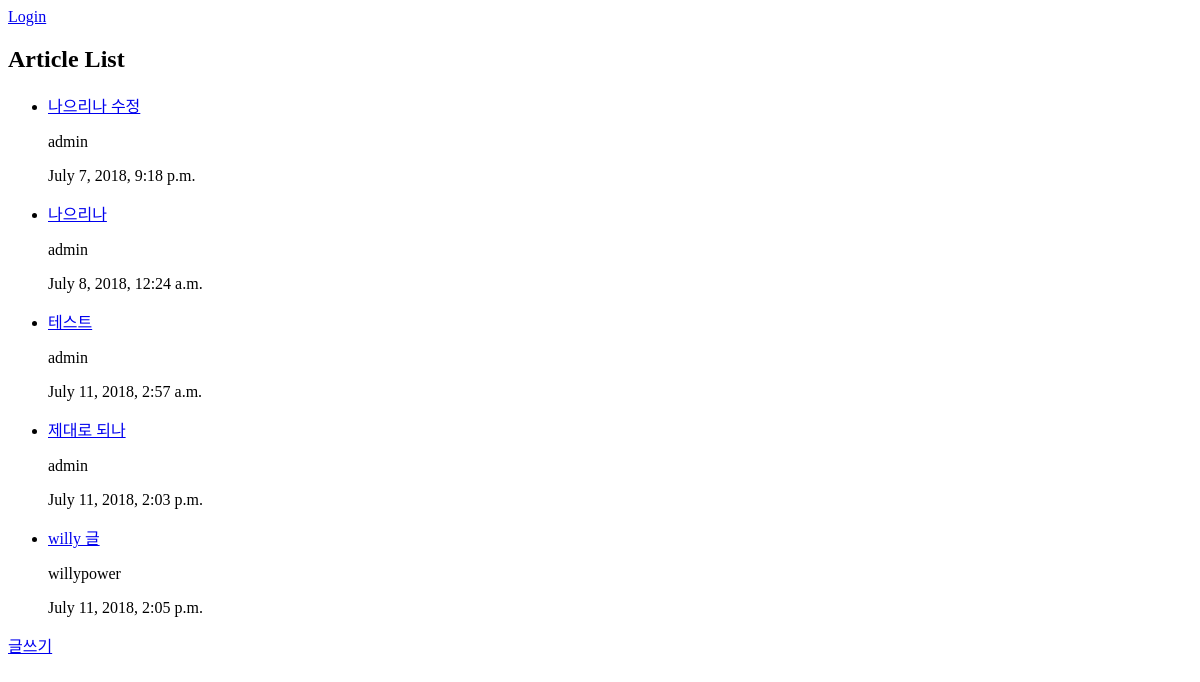
/boards/, run on an earlier commit of the app's database.
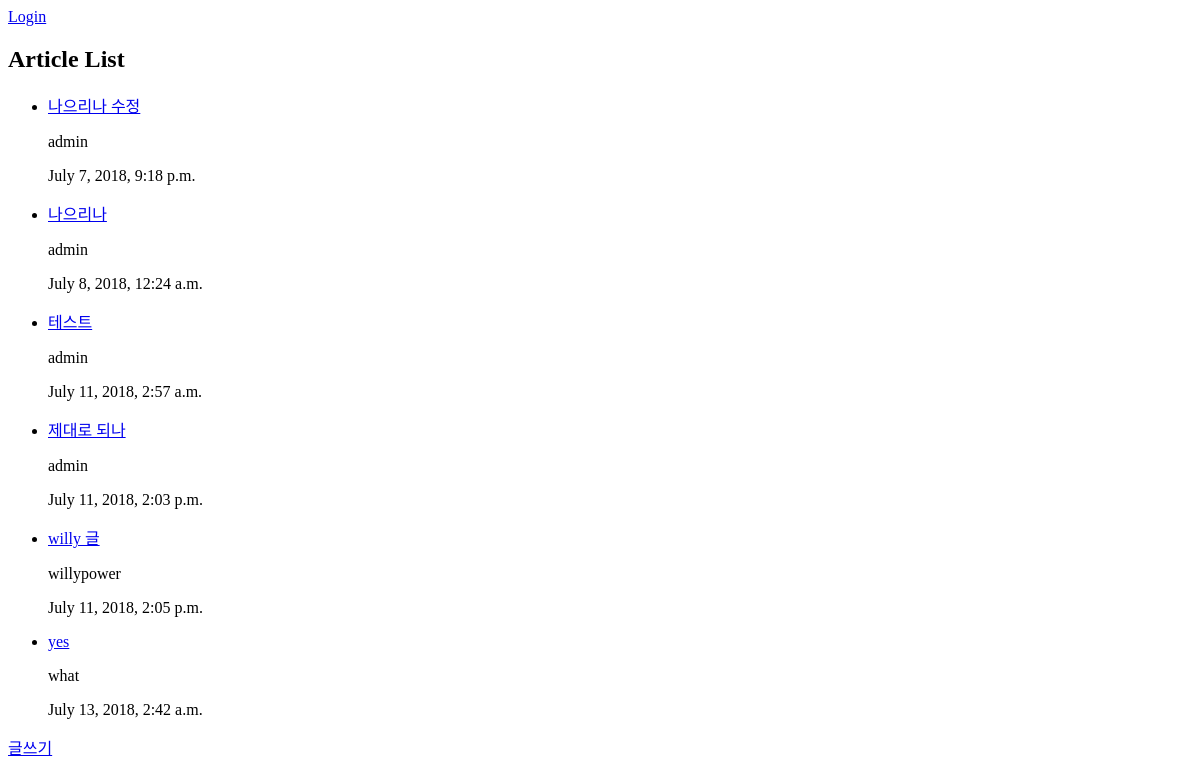
And on a later commit of the database.
### boards/models.py (models this page shows)
class Article(models.Model):
    title = models.CharField(max_length=200)
    article_text = models.TextField()
    created_at = models.DateTimeField('Date published')
    edited_at = models.DateTimeField('Latest edited date', auto_now=True)
    writer = models.ForeignKey(User, on_delete=models.CASCADE)
    upvote = models.IntegerField(default=0)
    downvote = models.IntegerField(default=0)

### boards/views.py (the view)
# urls.py: path('', views.board_index, name='board_index'),
def board_index(request):
    user = get_user(request)
    article_list = Article.objects.all()
    if user.is_authenticated :
        return render(request, 'boards/board_index.html', {'user': user,
                                                           'article_list': article_list})
    else:
        return render(request, 'boards/board_index.html', {'article_list': article_list})

### boards/templates/boards/board_index.html (shortened to what this page needs)
<!DOCTYPE html>
<html lang="ko">
<head>
</head>
<body>
{% if user.is_authenticated %}
    <p>
        안녕하세요! {{ user.username }} 님!
    </p>
    <a href="{% url 'boards:board_logout'%}">
        Logout
    </a>
{% else %}
    <a href="{% url 'boards:board_login' %}">Login</a>
{% endif %}
<h2>Article List</h2>
<ul>
    {% for article in article_list %}
    <li>
        <a href="{% url 'boards:board_detail' article.id %}">
            {{ article.title }}
        </a>
        <p>
            {{ article.writer.username }}
        </p>
        <p>
            {{ article.created_at }}
        </p>
    </li>
    {% endfor %}
</ul>
<a href="{% url 'boards:board_write' %}">글쓰기</a>
</body>
</html>

What changed in the data, as far as the page shows it:
added Article: title "yes", writer.username "what", created_at "July 13, 2018, 2:42 a.m."
